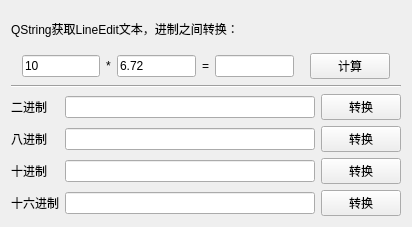
<?xml version="1.0" encoding="UTF-8"?>
<ui version="4.0">
 <class>ExQString</class>
 <widget class="QWidget" name="ExQString">
  <property name="geometry">
   <rect>
    <x>0</x>
    <y>0</y>
    <width>412</width>
    <height>227</height>
   </rect>
  </property>
  <property name="windowTitle">
   <string>Form</string>
  </property>
  <layout class="QVBoxLayout" name="verticalLayout">
   <item>
    <widget class="QLabel" name="label">
     <property name="text">
      <string>QString获取LineEdit文本，进制之间转换：</string>
     </property>
    </widget>
   </item>
   <item>
    <layout class="QHBoxLayout" name="horizontalLayout">
     <item>
      <spacer name="horizontalSpacer">
       <property name="orientation">
        <enum>Qt::Horizontal</enum>
       </property>
       <property name="sizeHint" stdset="0">
        <size>
         <width>40</width>
         <height>20</height>
        </size>
       </property>
      </spacer>
     </item>
     <item>
      <widget class="QLineEdit" name="lineEdit">
       <property name="text">
        <string>10</string>
       </property>
      </widget>
     </item>
     <item>
      <widget class="QLabel" name="label_3">
       <property name="text">
        <string>*</string>
       </property>
      </widget>
     </item>
     <item>
      <widget class="QLineEdit" name="lineEdit_2">
       <property name="text">
        <string>6.72</string>
       </property>
      </widget>
     </item>
     <item>
      <widget class="QLabel" name="label_4">
       <property name="text">
        <string>=</string>
       </property>
      </widget>
     </item>
     <item>
      <widget class="QLineEdit" name="lineEdit_3"/>
     </item>
     <item>
      <spacer name="horizontalSpacer_2">
       <property name="orientation">
        <enum>Qt::Horizontal</enum>
       </property>
       <property name="sizeHint" stdset="0">
        <size>
         <width>40</width>
         <height>20</height>
        </size>
       </property>
      </spacer>
     </item>
     <item>
      <widget class="QPushButton" name="pushButton">
       <property name="text">
        <string>计算</string>
       </property>
      </widget>
     </item>
     <item>
      <spacer name="horizontalSpacer_3">
       <property name="orientation">
        <enum>Qt::Horizontal</enum>
       </property>
       <property name="sizeHint" stdset="0">
        <size>
         <width>40</width>
         <height>20</height>
        </size>
       </property>
      </spacer>
     </item>
    </layout>
   </item>
   <item>
    <widget class="Line" name="line">
     <property name="orientation">
      <enum>Qt::Horizontal</enum>
     </property>
    </widget>
   </item>
   <item>
    <layout class="QGridLayout" name="gridLayout">
     <item row="6" column="2">
      <widget class="QPushButton" name="pushButton_4">
       <property name="text">
        <string>转换</string>
       </property>
      </widget>
     </item>
     <item row="2" column="0">
      <widget class="QLabel" name="label_5">
       <property name="text">
        <string>八进制</string>
       </property>
      </widget>
     </item>
     <item row="2" column="1">
      <widget class="QLineEdit" name="lineEdit_5"/>
     </item>
     <item row="6" column="0">
      <widget class="QLabel" name="label_6">
       <property name="text">
        <string>十六进制</string>
       </property>
      </widget>
     </item>
     <item row="0" column="1">
      <widget class="QLineEdit" name="lineEdit_4"/>
     </item>
     <item row="2" column="2">
      <widget class="QPushButton" name="pushButton_3">
       <property name="text">
        <string>转换</string>
       </property>
      </widget>
     </item>
     <item row="0" column="2">
      <widget class="QPushButton" name="pushButton_2">
       <property name="text">
        <string>转换</string>
       </property>
      </widget>
     </item>
     <item row="6" column="1">
      <widget class="QLineEdit" name="lineEdit_6"/>
     </item>
     <item row="0" column="0">
      <widget class="QLabel" name="label_2">
       <property name="text">
        <string>二进制</string>
       </property>
      </widget>
     </item>
     <item row="3" column="1">
      <widget class="QLineEdit" name="lineEdit_7"/>
     </item>
     <item row="3" column="2">
      <widget class="QPushButton" name="pushButton_5">
       <property name="text">
        <string>转换</string>
       </property>
      </widget>
     </item>
     <item row="3" column="0">
      <widget class="QLabel" name="label_7">
       <property name="text">
        <string>十进制</string>
       </property>
      </widget>
     </item>
    </layout>
   </item>
  </layout>
 </widget>
 <resources/>
 <connections/>
</ui>
